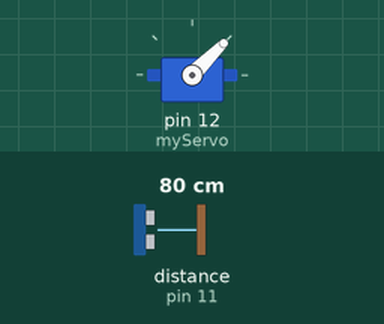
A sketch run on a simulated Arduino Uno, built with avr-gcc and run on an emulated ATmega328P. Parts: servo. Wiring (inferred from the names in the program): ultrasonic range finder: trigger pin 10; echo pin 11. The inputs (shaded band) are chosen by the test bench; at power-on: distance to the obstacle (sensor on pin 11) 80 cm. The echo pulse lasts 58.3 µs per cm; what the sketch prints to the serial monitor is not drawn.

Above: at 0.01 s.
1.3 s: distance to the obstacle (sensor on pin 11) set to 2 cm
At 2.98 s:
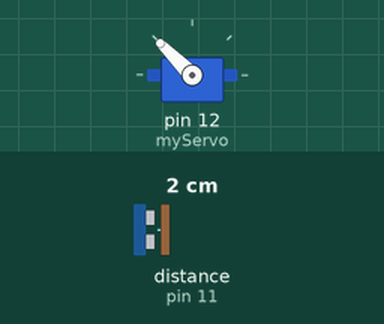
4.3 s: distance to the obstacle (sensor on pin 11) set to 299 cm
At 4.46 s:
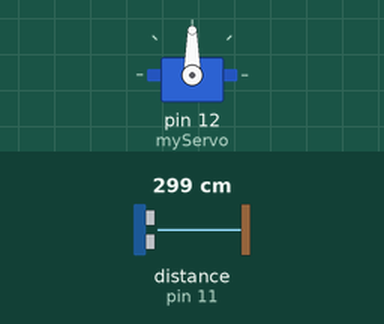
Timing chart, 0 to 13.3 s (numbered marks = the images above; inputs shaded):
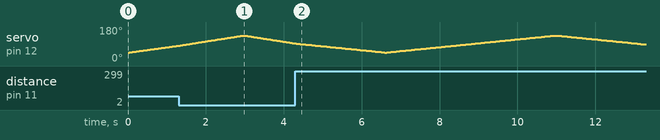

The sketch:

sketch_may17a.ino
```cpp
//by Eren ÇUKURLU//
#include <Servo.h>

// Ultrasonik Sinyal pinleri
const int trigPin = 10;
const int echoPin = 11;

long duration;
int distance;

Servo myServo;

void setup() {
  pinMode(trigPin, OUTPUT);
  pinMode(echoPin, INPUT);
  Serial.begin(9600);
  myServo.attach(12); // Servo motor sinyal pini
}
void loop() {
  // 45 derece ile 135 derece arasında dön
  for(int i=45;i<=135;i++){
  myServo.write(i);
  delay(30);
  distance = calculateDistance();

  Serial.print(i);
  Serial.print(",");
  Serial.print(distance);
  Serial.print(".");
  }

  for(int i=135;i>45;i--){
  myServo.write(i);
  delay(30);
  distance = calculateDistance();
  Serial.print(i);
  Serial.print(",");
  Serial.print(distance);
  Serial.print(".");
  }
}

int calculateDistance(){

  digitalWrite(trigPin, LOW);
  delayMicroseconds(2);

  digitalWrite(trigPin, HIGH);
  delayMicroseconds(10);
  digitalWrite(trigPin, LOW);
  duration = pulseIn(echoPin, HIGH);
  distance= duration*0.034/2;
  return distance;
}
```
